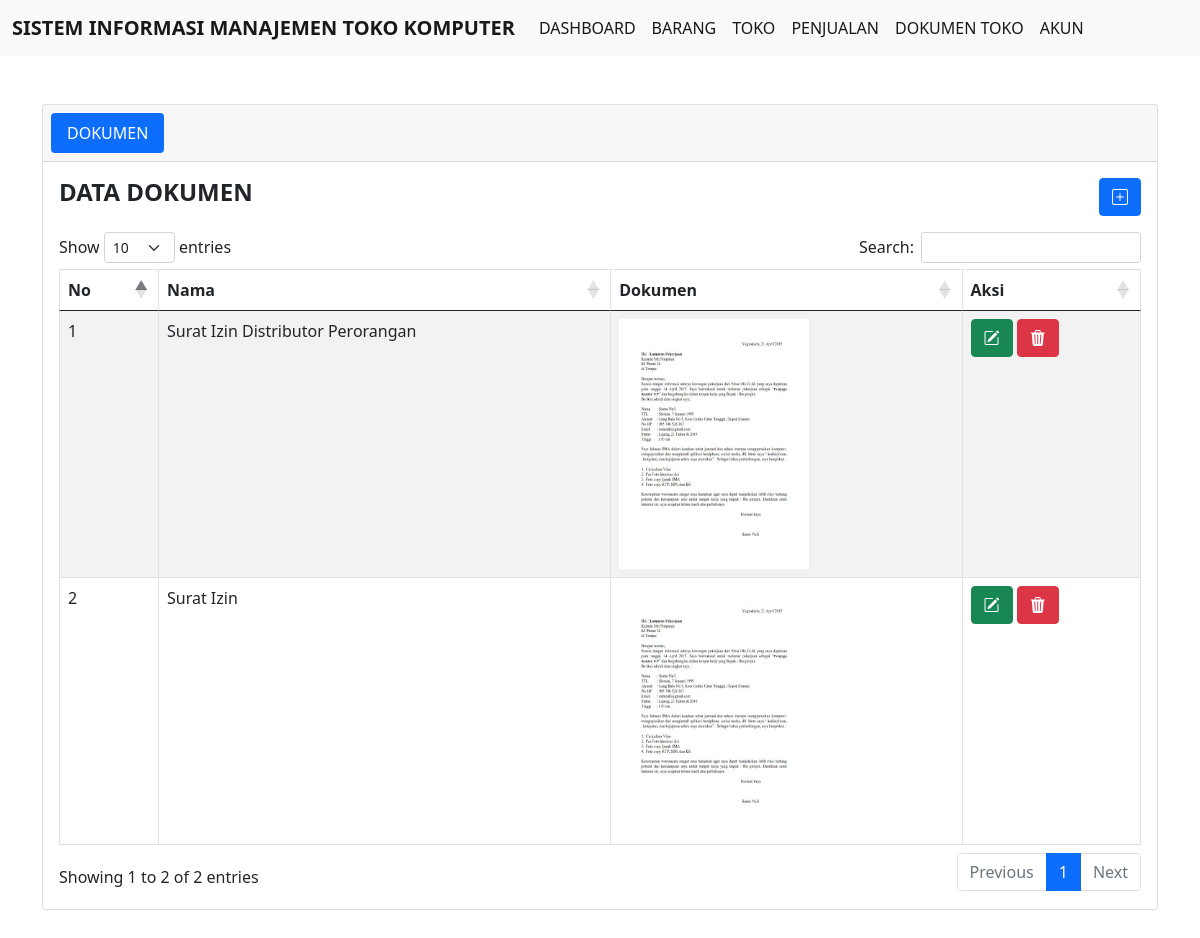
Page /data_dokumen.php on the committed database.
### tables this page shows
CREATE TABLE `tb_dokumen` (
  `id_dokumen` int(11) NOT NULL,
  `nama_dokumen` varchar(50) NOT NULL,
  `surat_waralaba` varchar(20) NOT NULL
);

### config/controller.php (called while the page is built, shortened)
<?php
function select($query)
{
    global $db;
    $result = mysqli_query($db, $query);
    $rows = [];
    while ($row = mysqli_fetch_assoc($result)) {
        $rows[] = $row;
    }
    return $rows;
}

### data_dokumen.php (the view, shortened to what this page needs)
<?php
include 'layout/header.php';
$data_dokumen = select("SELECT * FROM tb_dokumen");
?>
<div class="container">
    <div class="card mt-5 mb-5">
        <div class="card-header">
            <ul class="nav nav-pills card-header-pills">
                <li class="nav-item">
                    <a class="nav-link active">DOKUMEN</a>
                </li>
            </ul>
        </div>
        <div class="card-body">
            <div class="row mb-3">
                <div class="col">
                    <h4><b>DATA DOKUMEN</b></h4>
                </div>
                <div class="col">
                    <a href="tambah_dokumen.php" class="btn btn-primary" style="float : right;"><i class="bi bi-plus-square"></i></i></a>
                </div>
            </div>
            <table class="table table-bordered table-striped" id="tables">
                <thead>
                    <tr>
                        <th>No</th>
                        <th>Nama</th>
                        <th>Dokumen</th>
                        <th>Aksi</th>
                    </tr>
                </thead>
                <tbody>
                    <?php $nomor = 1; ?>
                    <?php foreach ($data_dokumen as $dokumen) : ?>
                        <tr>
                            <td> <?= $nomor++; ?> </td>
                            <td> <?= $dokumen['nama_dokumen']; ?> </td>
                            <td>
                                <a href="assets/dokumen-toko/<?= $dokumen['surat_waralaba']; ?>" target="blank">
                                    <img src="assets/dokumen-toko/<?= $dokumen['surat_waralaba']; ?>" alt="dokumen" width="190px" height="250px">
                            </td>
                            <td>
                                <a href="ubah_dokumen.php?id_dokumen=<?= $dokumen['id_dokumen']; ?>" class="btn btn-success"><i class="bi bi-pencil-square"></i></a>
                                <a href="hapus_dokumen.php?id_dokumen=<?= $dokumen['id_dokumen']; ?>" class="btn btn-danger" onclick="return confirm('Hapus Data ?');"><i class="bi bi-trash3-fill"></i></a>
                            </td>
                        </tr>
                    <?php endforeach; ?>
                </tbody>
            </table>
        </div>
    </div>
</div>
<?php
include 'layout/footer.php';
?>

### layout/header.php (shortened to what this page needs)
<!doctype html>
<html lang="en">
<head>
    <link href="https://cdn.jsdelivr.net/npm/bootstrap@5.0.2/dist/css/bootstrap.min.css" rel="stylesheet">
    <link rel="stylesheet" href="https://cdn.datatables.net/1.13.2/css/dataTables.bootstrap5.min.css">
    <link rel="stylesheet" href="https://cdn.jsdelivr.net/npm/bootstrap-icons@1.10.3/font/bootstrap-icons.css">
</head>
<body>
    <div>
        <nav class="navbar navbar-expand-lg navbar-light bg-light">
            <div class="container-fluid">
                <a class="navbar-brand" href="#"><b>SISTEM INFORMASI MANAJEMEN TOKO KOMPUTER</b></a>
                <div class="collapse navbar-collapse" id="navbarNav">
                    <ul class="navbar-nav">
                        <li class="nav-item">
                            <a class="nav-link active" aria-current="page" href="dashboard.php">DASHBOARD</a>
                        </li>
                        <li class="nav-item">
                            <a class="nav-link active" aria-current="page" href="index.php">BARANG</a>
                        </li>
                        <li class="nav-item">
                            <a class="nav-link active" aria-current="page" href="data_toko.php">TOKO</a>
                        </li>
                        <li class="nav-item">
                            <a class="nav-link active" aria-current="page" href="data_penjualan.php">PENJUALAN</a>
                        </li>
                        <li class="nav-item">
                            <a class="nav-link active" aria-current="page" href="data_dokumen.php">DOKUMEN TOKO</a>
                        </li>
                        <li class="nav-item">
                            <a class="nav-link active" aria-current="page" href="data_akun.php">AKUN</a>
                        </li>
                    </ul>
                </div>
            </div>
        </nav>
    </div>

### layout/footer.php (shortened to what this page needs)
</body>
</html>

### rows in the picture
tb_dokumen: nama_dokumen "Surat Izin Distributor Perorangan", surat_waralaba (picture)
tb_dokumen: nama_dokumen "Surat Izin", surat_waralaba (picture)
